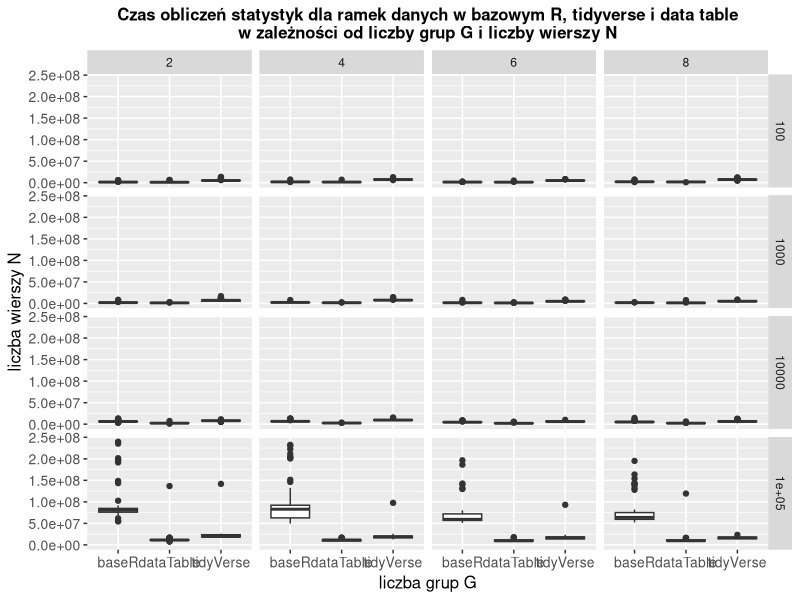

The R source for this figure:
library(microbenchmark)
library(data.table)
library(tidyverse)

N = c(100,1000,10000,100000)
executionTimesdf = data.frame(baseR = c(), dataTable = c(), tidyVerse = c(), N = c(), G = c())
for (G in c(2,4,6,8)){
  for(n in N){
    df = data.frame(X = rep(1:G,length = n), Y = rnorm(n), W = rexp(n), Z = runif(n))
    dt = data.table(X = rep(1:G, length = n), Y = rnorm(n), W = rexp(n), Z = runif(n))
    tv = tibble(X = rep(1:G,length = n), Y = rnorm(n), W = rexp(n), Z = runif(n))
    
    executionTimes = microbenchmark::microbenchmark(
      baseR = aggregate(. ~ X, data = df, FUN = function(x) {c(mean(x),median(x),sd(x))}),
      dataTable = dt[, lapply(.SD,FUN = function(x) {c(mean(x),median(x),sd(x))}),by = X],
      tidyVerse = tv %>% group_by(X) %>% summarize_all(c(mean,median,sd)),
      times = 50) 
    
    executionTimesdf = rbind(executionTimesdf, as.data.frame(cbind(executionTimes,n,G)))
  }
}

ggplot(executionTimesdf,aes(expr,time)) + 
  geom_boxplot() + 
  facet_grid(vars(n),vars(G)) +
  ggtitle("Czas obliczeń statystyk dla ramek danych w bazowym R, tidyverse i data table\nw zależności od liczby grup G i liczby wierszy N") +
  xlab("liczba grup G") +
  ylab("liczba wierszy N") +
  theme(plot.title = element_text(size = 12, hjust = 0.5, face = "bold"), 
        axis.title.x = element_text(size = 12), axis.title.y = element_text(size = 12),
        axis.text.x = element_text(size = 10), 
        axis.text.y =element_text(size = 10))

